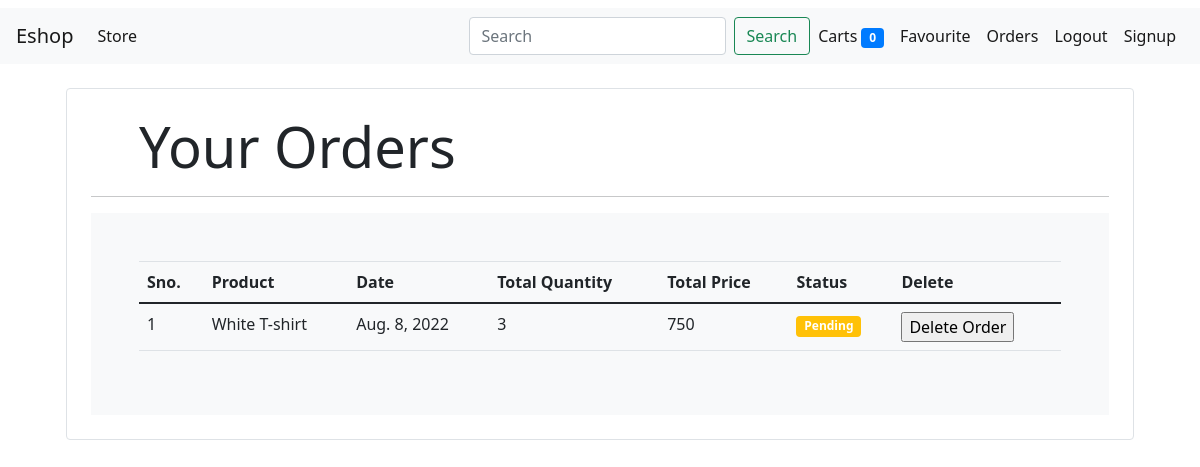
Page /orders (signed in) on the earlier database version.
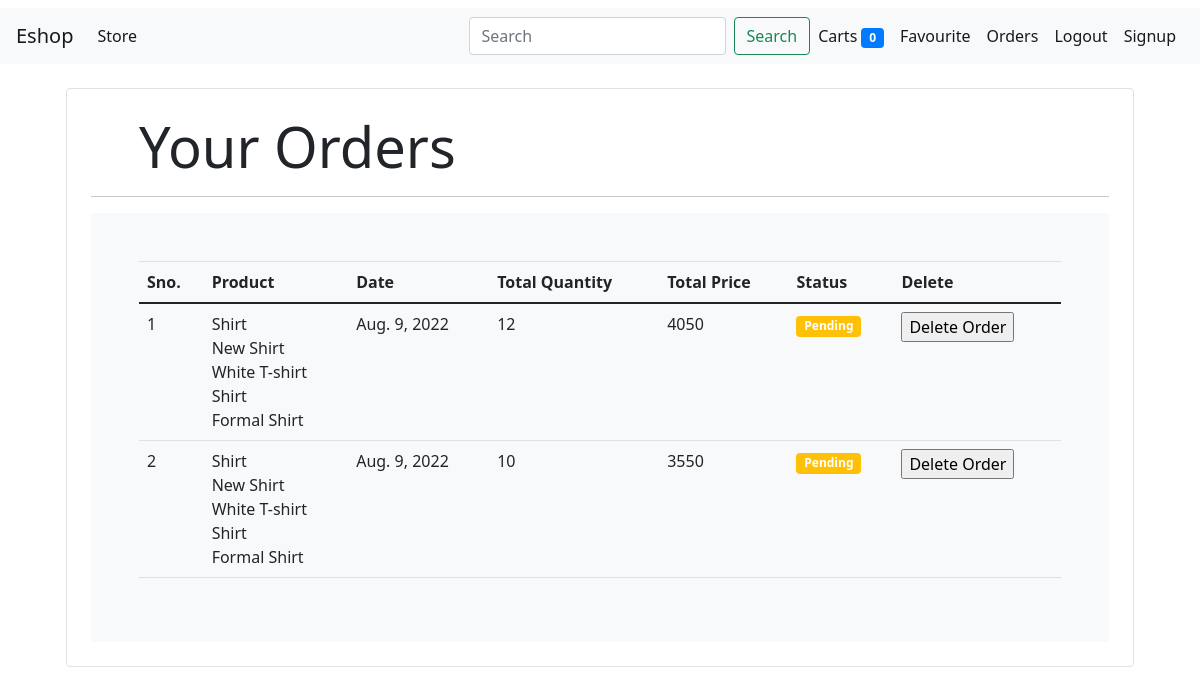
Same page on the later database version.
### store/models/order.py (models this page shows, shortened)
class Order(models.Model):
    product= models.ManyToManyField(Product, blank=True)
    customer = models.ForeignKey(Customer,
                                 on_delete=models.CASCADE)
    quantity = models.IntegerField(default=1)
    price = models.IntegerField()
    address = models.CharField(max_length=50, default='', blank=True)
    phone = models.CharField(max_length=50, default='', blank=True)
    date = models.DateField(default=datetime.datetime.today)
    status = models.BooleanField(default=False)
    @staticmethod
    def get_orders_by_customer_id(customer_id):
        return Order.objects.filter(customer=customer_id).order_by('-date')

### store/models/products.py (models this page shows, shortened)
class Product(models.Model):
    name=models.CharField(max_length=50)
    price=models.IntegerField(default=0)
    category=models.ForeignKey(Category, on_delete=models.CASCADE, default=1, null=True, blank=True)
    description=models.CharField(max_length=200, default='')
    image=models.ImageField(upload_to='upload/products/', default="default.jpg")

### store/views/orders.py (the view)
# urls.py: path('orders', Orders.as_view(), name='orders'),
class Orders(View):
    def get(self, request):
        try:
            del_order=request.GET["del_order"]
            if del_order:
                dell=Order.objects.filter(id=del_order)
                print(dell)
                dell.delete()
        except:
            pass
        customer=request.session.get('customer')
        orders=Order.get_orders_by_customer_id(customer).order_by('-date')
        return render(request, 'orders.html', {'orders':orders})

### store/templatetags/cart.py (called while the page is built)
@register.filter(name='total_cart')
def total_cart(cart):
    return sum([i for i in cart])

@register.filter(name='currency')
def currency(number):
    return 'Rs ' + str(number)

@register.filter(name='multiply')
def multiply(number, number1):
    return number*number1

### store/templates/orders.html (shortened to what this page needs)
{% extends 'base.html'%}
{% block content%}
{% load cart %}
<div class="container">
  <div class="border rounded p-4 m-4">
    <p class="display-4 pl-4 ml-4">Your Orders</p>
    <hr>
    <section class="bg-light p-5">
      <div class="responsive-table" id="no-more-tables">
    <table class="table">
      <thead>
        <tr>
          <th>Sno.</th>
          <th>Product</th>
          <th>Date</th>
          <th>Total Quantity</th>
          <th>Total Price</th>
          <th>Status</th>
          <th>Delete</th>
        </tr>
      </thead>
      <tbodys>
        {% for order in orders %}
        <tr>
          <td data-title="Sno.">{{ forloop.counter}}</td>
          <td data-title="Product">
            {%for i in order.product.all%}
            {{i.name}}<br>
            {% endfor%}
          </td>
          <td data-title="Date">{{order.date}}</td>
          <td data-title="Quantity"> {{order.quantity}}</td>
          <td data-title="Price"> {{order.price}}</td>
          {% if order.status%}
          <td data-title="Status"><small class="badge badge-success">Completed</small></td>
          {% else%}
          <td data-title="Delete"><small class="badge badge-warning">Pending</small></td>
          <td data-title="Sno.">
            <form action="" method="GET">
              <input type="submit" value="Delete Order">
            </form>
          </td>
          {%endif%}
        </tr>
        <tr>
          {% endfor %}
    </table>
    </section>
    </div>
  </div>
{% endblock%}

Differences in the rows shown:
removed Order: date "Aug. 8, 2022", quantity "3", price "750", Product (name "White T-shirt")
added Order: date "Aug. 9, 2022", quantity "12", price "4050", Product (name "White T-shirt")
now on this page (row unchanged): Product: name "Shirt"
now on this page (row unchanged): Product: name "New Shirt"
now on this page (row unchanged): Product: name "Shirt"
now on this page (row unchanged): Product: name "Formal Shirt"
added Order: date "Aug. 9, 2022", quantity "10", price "3550", Product (name "White T-shirt")
